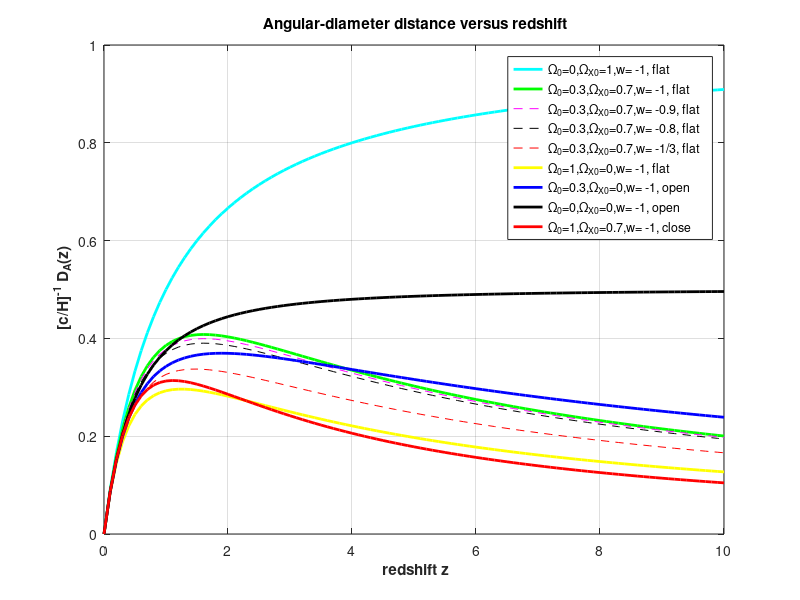

Recreate this plot in MATLAB.
% RRY091 Galaxies and observational cosmology
% 'Angular-diameter distance versus redshift'
% Weihua Wang 2014-03-25

close all;clear;clc;

c = 3e8;             % speed of the light
Ho = 72;             % Hubble const  kms^-1Mpc^-1
w = -1;              % w is the equation-of-state parameter
n = 3*(1+w);
z = 0:0.1:10;        % redshift

% For a flat universe (k=0)
Omega0 = 0;          % Energy density of the matter at the current time
OmegaX0 = 1;         % Energy density of the dark energy at the current time

f = @(x) 1./sqrt((Omega0*(1+x).^3) + OmegaX0*(1+x).^n); 
Da0 = zeros(size(z));
for k=1:length(z)
    Da0(k) = (c/Ho)./(1+z(k)).*integral(f,0,z(k)); %eq. 1.45
end
plot(z,Ho*Da0/c,'c','LineWidth',2);
ylim([0 1]);
xlabel('\bf redshift z');
ylabel('\bf [c/H]^{-1} D_{A}(z)');
title('\bf Angular-diameter distance versus redshift');
grid on

hold on

Omega0 = 0.3;        % Energy density of the matter at the current time 
OmegaX0 = 0.7;       % Energy density of the dark energy at the current time
f = @(x) 1./sqrt((Omega0*(1+x).^3) + OmegaX0*(1+x).^n);
Da1 = zeros(size(z));
for k=1:length(z)
    Da1(k) = (c/Ho)./(1+z(k)).*integral(f,0,z(k));
end
plot(z,Ho*Da1/c,'g','LineWidth',2);

clear w;
w = -0.9;             
n = 3*(1+w);
f = @(x) 1./sqrt((Omega0*(1+x).^3) + OmegaX0*(1+x).^n);
Da3 = zeros(size(z));
for k=1:length(z)
    Da3(k) = (c/Ho)./(1+z(k)).*integral(f,0,z(k));
end
plot(z,Ho*Da3/c,'--m');

clear w;
w = -0.8;             
n = 3*(1+w);
f = @(x) 1./sqrt((Omega0*(1+x).^3) + OmegaX0*(1+x).^n);
Da3 = zeros(size(z));
for k=1:length(z)
    Da3(k) = (c/Ho)./(1+z(k)).*integral(f,0,z(k));
end
plot(z,Ho*Da3/c,'--k');

clear w;
w = -1/3;             
n = 3*(1+w);
f = @(x) 1./sqrt((Omega0*(1+x).^3) + OmegaX0*(1+x).^n);
Da3 = zeros(size(z));
for k=1:length(z)
    Da3(k) = (c/Ho)./(1+z(k)).*integral(f,0,z(k));
end
plot(z,Ho*Da3/c,'--r');

clear w;
w = -1;             
n = 3*(1+w);
Omega0 = 1;        
OmegaX0 = 0; 
f = @(x) 1./sqrt((Omega0*(1+x).^3) + OmegaX0*(1+x).^n);
Da2 = zeros(size(z));
for k=1:length(z)
    Da2(k) = (c/Ho)./(1+z(k)).*integral(f,0,z(k));
end
plot(z,Ho*Da2/c,'y','LineWidth',2);

% open Uni. Omega0 + OmegaX0 < 1
clear Omiga0; clear OmigaX0;

Omega0 = 0.3;
OmegaX0 = 0;
R0 = c/(Ho*sqrt(abs(Omega0+OmegaX0-1))); % eq. 1.40

HH = @(y)1./sqrt((Ho^2*(Omega0*(1+y).^3 + (1-Omega0-OmegaX0)*(1+y).^2 + OmegaX0*(1+y).^n))); % eq. 1.44
Da_o = zeros(size(z));
for k=1:length(z)
    %Da_o(k) = R0/(1+z(k)).*sinh(c*integral(HH,0,z(k))*180/(pi*R0));
    Da_o(k) = R0/(1+z(k)).*sinh(c*integral(HH,0,z(k))/R0); % eq. 1.47
end
plot(z,Ho*Da_o/c,'b','LineWidth',2);


clear Omiga0; clear OmigaX0;

Omega0 = 0;
OmegaX0 = 0;
R0 = c/(Ho*sqrt(abs(Omega0+OmegaX0-1))); %eq. 1.40

HH = @(y)1./sqrt((Ho^2*(Omega0*(1+y).^3 + (1-Omega0-OmegaX0)*(1+y).^2 + OmegaX0*(1+y).^n))); % eq. 1.44
Da_o = zeros(size(z));
for k=1:length(z)
    Da_o(k) = R0/(1+z(k)).*sinh(c*integral(HH,0,z(k))/R0); %eq. 1.47
end
plot(z,Ho*Da_o/c,'k','LineWidth',2);

   
% close Uni. Omega0 + OmegaX0 > 1   
clear Omiga0; clear OmigaX0;

Omega0 = 1;
OmegaX0 = 0.7;
R0 = c/(Ho*sqrt(abs(Omega0+OmegaX0-1))); % eq. 1.40

HH = @(y)1./sqrt((Ho^2*(Omega0*(1+y).^3 + (1-Omega0-OmegaX0)*(1+y).^2 + OmegaX0*(1+y).^n)));
Da_c = zeros(size(z));
for k=1:length(z)
    Da_c(k) = R0/(1+z(k)).*sin(c*integral(HH,0,z(k))/R0);
end
plot(z,Ho*Da_c/c,'r','LineWidth',2);

legend('\Omega_{0}=0,\Omega_{X0}=1,w= -1, flat',...
       '\Omega_{0}=0.3,\Omega_{X0}=0.7,w= -1, flat',...
       '\Omega_{0}=0.3,\Omega_{X0}=0.7,w= -0.9, flat',...
       '\Omega_{0}=0.3,\Omega_{X0}=0.7,w= -0.8, flat',...
       '\Omega_{0}=0.3,\Omega_{X0}=0.7,w= -1/3, flat',...
       '\Omega_{0}=1,\Omega_{X0}=0,w= -1, flat',...
       '\Omega_{0}=0.3,\Omega_{X0}=0,w= -1, open',...
       '\Omega_{0}=0,\Omega_{X0}=0,w= -1, open',...
       '\Omega_{0}=1,\Omega_{X0}=0.7,w= -1, close','location','best');